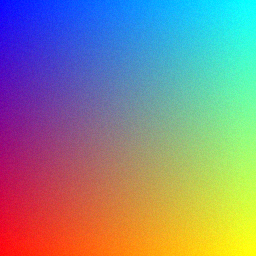
#> input picture data/analyses/0422c394d93c/analysis_1778795201.png, 256 x 256 px; its folder holds only this picture in this run
$ python -i fragment_clustering.py   (imports and definitions only)
#> lines starting #> are read from the running program, lines starting #| are printed output that depends on the picture
### app/core/logger.py
import logging
import sys


LOGGER_NAME = "forensic-image-recovery"


def get_logger(name: str = LOGGER_NAME) -> logging.Logger:
    """
    Retourne un logger configuré une seule fois.
    """
    logger = logging.getLogger(name)

    if logger.handlers:
        return logger

    logger.setLevel(logging.INFO)

    handler = logging.StreamHandler(sys.stdout)
    handler.setLevel(logging.INFO)

    formatter = logging.Formatter(
        fmt="%(asctime)s | %(levelname)s | %(name)s | %(message)s",
        datefmt="%Y-%m-%d %H:%M:%S",
    )
    handler.setFormatter(formatter)

    logger.addHandler(handler)
    logger.propagate = False
    return logger


logger = get_logger()

### app/modules/fragments/fragment_clustering.py
"""app/modules/fragments/fragment_clustering.py — K15.

Clustering de fragments visuels par features.
Utilise DBSCAN pour regrouper les fragments appartenant
probablement a la meme image source.
"""
from __future__ import annotations

from pathlib import Path
from typing import Any

import cv2
import numpy as np

from app.core.logger import logger


# ---------------------------------------------------------------------------
# Feature extraction
# ---------------------------------------------------------------------------

def extract_fragment_features(image_path: str | Path) -> np.ndarray:
    """Extrait un vecteur de features visuelles pour le clustering.

    Features :
    - Histogramme couleur normalise (3x32 = 96 bins)
    - Entropie locale (1 valeur)
    - Variance de luminance (1 valeur)
    - 3 moments statistiques par canal (9 valeurs)
    Total : 107 dimensions
    """
    image_path = Path(image_path)
    img = cv2.imread(str(image_path), cv2.IMREAD_COLOR)
#> img is the input picture: shape (256, 256, 3); mean B, G, R 136.7, 136.7, 136.8
    if img is None:
        raise ValueError(f"Impossible de charger : {image_path}")

    features: list[float] = []

    # 1. Histogramme couleur (3 canaux x 32 bins)
    for ch in range(3):
        hist = cv2.calcHist([img], [ch], None, [32], [0, 256]).flatten()
        hist = hist / (hist.sum() + 1e-9)
        features.extend(hist.tolist())
#> after the loop, features = 96 values, max 0.0686 at index 95, min 0.00717 at index 0, mean 0.0312

    # 2. Statistiques par canal (mean, std, skewness)
    for ch in range(3):
        channel = img[:, :, ch].astype(np.float32)
        mean = float(channel.mean())
        std  = float(channel.std())
        skew = float(np.mean(((channel - mean) / (std + 1e-9)) ** 3))
        features.extend([mean / 255.0, std / 255.0, np.clip(skew / 10.0, -1, 1)])
#> this loop made 3 passes
#> (mean, std, skew) on passes 1 to 3: (136.7, 73.7, -0.0203), (136.7, 73.68, -0.0209), (136.8, 73.74, -0.0205)
#> pass 1, in extract_fragment_features, `channel = img[:, :, ch].astype(np.float32)`:
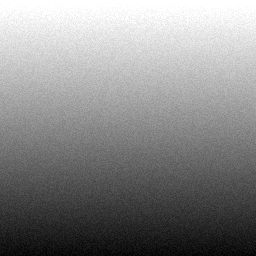
#> channel: shape (256, 256) float32; min 0, max 255, mean 136.7
#> pass 2, in extract_fragment_features, `channel = img[:, :, ch].astype(np.float32)`:
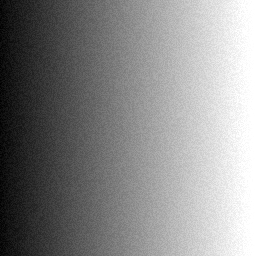
#> channel: shape (256, 256) float32; min 0, max 255, mean 136.7
#> pass 3, in extract_fragment_features, `channel = img[:, :, ch].astype(np.float32)`:
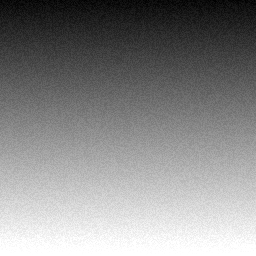
#> channel: shape (256, 256) float32; min 0, max 255, mean 136.8
#> after the loop, features = 105 values, max 0.536 at index 102, min -0.00209 at index 101, mean 0.0521

    # 3. Entropie locale (8x8 blocs)
    gray = cv2.cvtColor(img, cv2.COLOR_BGR2GRAY)
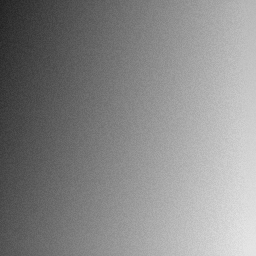
#> gray: shape (256, 256); min 33, max 230, mean 136.7
    h, w = gray.shape
#> h = 256; w = 256
    block_entropies = []
    bsize = max(8, min(h, w) // 8)
#> bsize = 32
    for by in range(0, h - bsize, bsize):
        for bx in range(0, w - bsize, bsize):
            patch = gray[by:by+bsize, bx:bx+bsize]
            hist, _ = np.histogram(patch, bins=16, range=(0,256))
            p = hist / (hist.sum() + 1e-9)
            ent = float(-np.sum(p * np.log2(p + 1e-9)))
            block_entropies.append(ent)
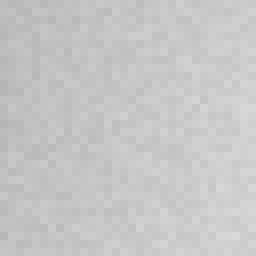
#> patch: shape (32, 32) (shown 8 times larger); min 181, max 217, mean 198.8
#> after the loop, block_entropies = 49 values, max 1.15 at index 27, min 1.03 at index 35, mean 1.08
    mean_entropy = float(np.mean(block_entropies)) / 4.0 if block_entropies else 0.0
#> mean_entropy = 0.271
    features.append(mean_entropy)

    # 4. Variance de luminance
    var_lum = float(gray.astype(np.float32).var()) / (255.0 ** 2)
#> var_lum = 0.0317
    features.append(var_lum)

    return np.array(features, dtype=np.float32)


# [149 lines left out: functions extract_features_from_paths, cluster_fragments_dbscan, _simple_dbscan, not called in this run]

>>> result = extract_fragment_features('../../../data/analyses/0422c394d93c/analysis_1778795201.png')
#> result = 107 values, max 0.536 at index 102, min -0.00209 at index 101, mean 0.0539
